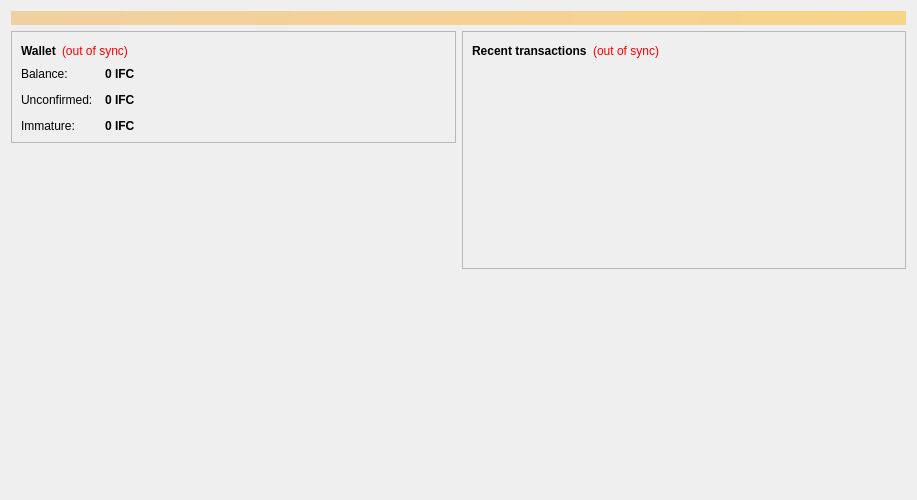
<?xml version="1.0" encoding="UTF-8"?>
<ui version="4.0">
 <class>OverviewPage</class>
 <widget class="QWidget" name="OverviewPage">
  <property name="geometry">
   <rect>
    <x>0</x>
    <y>0</y>
    <width>917</width>
    <height>500</height>
   </rect>
  </property>
  <property name="windowTitle">
   <string>Form</string>
  </property>
  <layout class="QVBoxLayout" name="topLayout">
   <item>
    <widget class="QLabel" name="labelAlerts">
     <property name="visible">
      <bool>false</bool>
     </property>
     <property name="styleSheet">
      <string notr="true">background-color: qlineargradient(x1: 0, y1: 0, x2: 1, y2: 0, stop:0 #F0D0A0, stop:1 #F8D488); color:#000000;</string>
     </property>
     <property name="wordWrap">
      <bool>true</bool>
     </property>
     <property name="margin">
      <number>3</number>
     </property>
    </widget>
   </item>
   <item>
  <layout class="QHBoxLayout" name="horizontalLayout" stretch="1,1">
   <item>
    <layout class="QVBoxLayout" name="verticalLayout_2">
     <item>
      <widget class="QFrame" name="frame">
       <property name="frameShape">
        <enum>QFrame::StyledPanel</enum>
       </property>
       <property name="frameShadow">
        <enum>QFrame::Raised</enum>
       </property>
       <layout class="QVBoxLayout" name="verticalLayout_4">
        <item>
         <layout class="QHBoxLayout" name="horizontalLayout_4">
          <item>
           <widget class="QLabel" name="label_5">
            <property name="font">
             <font>
              <weight>75</weight>
              <bold>true</bold>
             </font>
            </property>
            <property name="text">
             <string>Wallet</string>
            </property>
           </widget>
          </item>
          <item>
           <widget class="QLabel" name="labelWalletStatus">
            <property name="toolTip">
             <string>The displayed information may be out of date. Your wallet automatically synchronizes with the Infinitecoin network after a connection is established, but this process has not completed yet.</string>
            </property>
            <property name="styleSheet">
             <string notr="true">QLabel { color: red; }</string>
            </property>
            <property name="text">
             <string notr="true">(out of sync)</string>
            </property>
            <property name="alignment">
             <set>Qt::AlignLeading|Qt::AlignLeft|Qt::AlignVCenter</set>
            </property>
           </widget>
          </item>
          <item>
           <spacer name="horizontalSpacer_2">
            <property name="orientation">
             <enum>Qt::Horizontal</enum>
            </property>
            <property name="sizeHint" stdset="0">
             <size>
              <width>40</width>
              <height>20</height>
             </size>
            </property>
           </spacer>
          </item>
         </layout>
        </item>
        <item>
         <layout class="QFormLayout" name="formLayout_2">
          <property name="fieldGrowthPolicy">
           <enum>QFormLayout::AllNonFixedFieldsGrow</enum>
          </property>
          <property name="horizontalSpacing">
           <number>12</number>
          </property>
          <property name="verticalSpacing">
           <number>12</number>
          </property>
          <item row="0" column="0">
           <widget class="QLabel" name="label">
            <property name="text">
             <string>Balance:</string>
            </property>
           </widget>
          </item>
          <item row="0" column="1">
           <widget class="QLabel" name="labelBalance">
            <property name="font">
             <font>
              <weight>75</weight>
              <bold>true</bold>
             </font>
            </property>
            <property name="cursor">
             <cursorShape>IBeamCursor</cursorShape>
            </property>
            <property name="toolTip">
             <string>Your current balance</string>
            </property>
            <property name="text">
             <string notr="true">0 IFC</string>
            </property>
            <property name="textInteractionFlags">
             <set>Qt::LinksAccessibleByMouse|Qt::TextSelectableByKeyboard|Qt::TextSelectableByMouse</set>
            </property>
           </widget>
          </item>
          <item row="1" column="0">
           <widget class="QLabel" name="label_3">
            <property name="text">
             <string>Unconfirmed:</string>
            </property>
           </widget>
          </item>
          <item row="1" column="1">
           <widget class="QLabel" name="labelUnconfirmed">
            <property name="font">
             <font>
              <weight>75</weight>
              <bold>true</bold>
             </font>
            </property>
            <property name="cursor">
             <cursorShape>IBeamCursor</cursorShape>
            </property>
            <property name="toolTip">
             <string>Total of transactions that have yet to be confirmed, and do not yet count toward the current balance</string>
            </property>
            <property name="text">
             <string notr="true">0 IFC</string>
            </property>
            <property name="textInteractionFlags">
             <set>Qt::LinksAccessibleByMouse|Qt::TextSelectableByKeyboard|Qt::TextSelectableByMouse</set>
            </property>
           </widget>
          </item>
          <item row="2" column="0">
           <widget class="QLabel" name="labelImmatureText">
            <property name="text">
             <string>Immature:</string>
            </property>
           </widget>
          </item>
          <item row="2" column="1">
           <widget class="QLabel" name="labelImmature">
            <property name="font">
             <font>
              <weight>75</weight>
              <bold>true</bold>
             </font>
            </property>
            <property name="toolTip">
             <string>Mined balance that has not yet matured</string>
            </property>
            <property name="text">
             <string notr="true">0 IFC</string>
            </property>
            <property name="textInteractionFlags">
             <set>Qt::LinksAccessibleByMouse|Qt::TextSelectableByKeyboard|Qt::TextSelectableByMouse</set>
            </property>
           </widget>
          </item>
         </layout>
        </item>
       </layout>
      </widget>
     </item>
     <item>
      <spacer name="verticalSpacer">
       <property name="orientation">
        <enum>Qt::Vertical</enum>
       </property>
       <property name="sizeHint" stdset="0">
        <size>
         <width>20</width>
         <height>40</height>
        </size>
       </property>
      </spacer>
     </item>
    </layout>
   </item>
   <item>
    <layout class="QVBoxLayout" name="verticalLayout_3">
     <item>
      <widget class="QFrame" name="frame_2">
       <property name="frameShape">
        <enum>QFrame::StyledPanel</enum>
       </property>
       <property name="frameShadow">
        <enum>QFrame::Raised</enum>
       </property>
       <layout class="QVBoxLayout" name="verticalLayout">
        <item>
         <layout class="QHBoxLayout" name="horizontalLayout_2">
          <item>
           <widget class="QLabel" name="label_4">
            <property name="text">
             <string>&lt;b&gt;Recent transactions&lt;/b&gt;</string>
            </property>
           </widget>
          </item>
          <item>
           <widget class="QLabel" name="labelTransactionsStatus">
            <property name="toolTip">
             <string>The displayed information may be out of date. Your wallet automatically synchronizes with the Infinitecoin network after a connection is established, but this process has not completed yet.</string>
            </property>
            <property name="styleSheet">
             <string notr="true">QLabel { color: red; }</string>
            </property>
            <property name="text">
             <string notr="true">(out of sync)</string>
            </property>
            <property name="alignment">
             <set>Qt::AlignRight|Qt::AlignTrailing|Qt::AlignVCenter</set>
            </property>
           </widget>
          </item>
          <item>
           <spacer name="horizontalSpacer">
            <property name="orientation">
             <enum>Qt::Horizontal</enum>
            </property>
            <property name="sizeHint" stdset="0">
             <size>
              <width>40</width>
              <height>20</height>
             </size>
            </property>
           </spacer>
          </item>
         </layout>
        </item>
        <item>
         <widget class="QListView" name="listTransactions">
          <property name="styleSheet">
           <string notr="true">QListView { background: transparent; }</string>
          </property>
          <property name="frameShape">
           <enum>QFrame::NoFrame</enum>
          </property>
          <property name="verticalScrollBarPolicy">
           <enum>Qt::ScrollBarAlwaysOff</enum>
          </property>
          <property name="horizontalScrollBarPolicy">
           <enum>Qt::ScrollBarAlwaysOff</enum>
          </property>
          <property name="selectionMode">
           <enum>QAbstractItemView::NoSelection</enum>
          </property>
         </widget>
        </item>
       </layout>
      </widget>
     </item>
     <item>
      <spacer name="verticalSpacer_2">
       <property name="orientation">
        <enum>Qt::Vertical</enum>
       </property>
       <property name="sizeHint" stdset="0">
        <size>
         <width>20</width>
         <height>40</height>
        </size>
       </property>
      </spacer>
     </item>
      </layout>
     </item>
    </layout>
   </item>
  </layout>
 </widget>
 <resources/>
 <connections/>
</ui>
